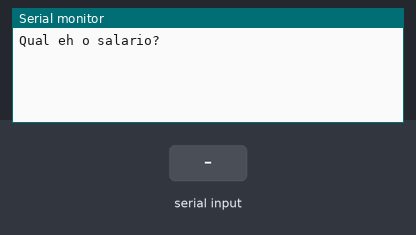
This sketch was run on a simulated Arduino Uno, built with avr-gcc and run on an emulated ATmega328P. Parts: the last lines printed to the serial monitor. Inputs (shaded band) come from the test bench.

Above: at 1.2 s.
1.3 s: "90,45\n" received over Serial
At 1.47 s:
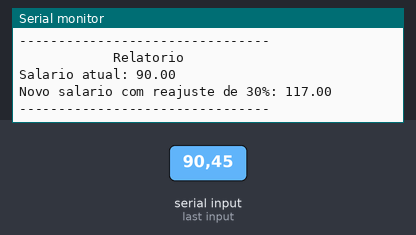
2.8 s: "30,150\n" received over Serial
At 2.8 s:
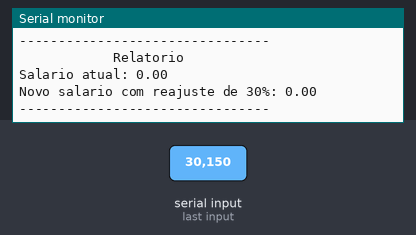
Timing chart, 0 to 5.8 s (numbered marks = the images above; inputs shaded):
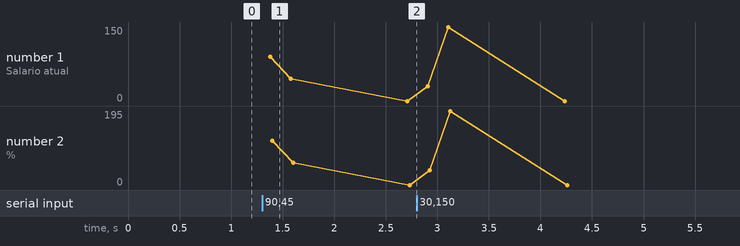

The sketch:

LOPAL_-_EX09.ino
```cpp
/*Uma empresa decide dar aumento de 30% aos funcionários cujo salário é
inferior a 500 reais. Escreva um programa que receba o salário de um
funcionário e imprima o valor do salário reajustado ou uma mensagem caso o
funcionário não tenha direito a aumento.*/

// Variáveis
float salarioAtual = 0;
float novoSalario = 0;

void setup()
{
  Serial.begin(9600);
}

void loop()
{
  // Entrada

  Serial.println("Qual eh o salario?");
  while (!Serial.available());
  salarioAtual = Serial.parseFloat();

  // Processamento
  if (salarioAtual < 500)
  {
    novoSalario = salarioAtual + (salarioAtual * 0.30);
  }
  else
  {
    novoSalario = salarioAtual;
  }

  // Saída
  Serial.println();
  Serial.println("--------------------------------");
  Serial.println("            Relatorio           ");
  Serial.println();
  Serial.println("Salario atual: " + String(salarioAtual, 2));

  if (salarioAtual < 500)
  {
    Serial.println("Novo salario com reajuste de 30%: " + String(novoSalario, 2));
  }
  else
  {
    Serial.println("Funcionario nao tem direito a aumento.");
  }

  Serial.println("--------------------------------");
  Serial.println();


}
```

Measured:
- after the input at 1.3 s, the serial monitor: prints a new line at once (image 1)
